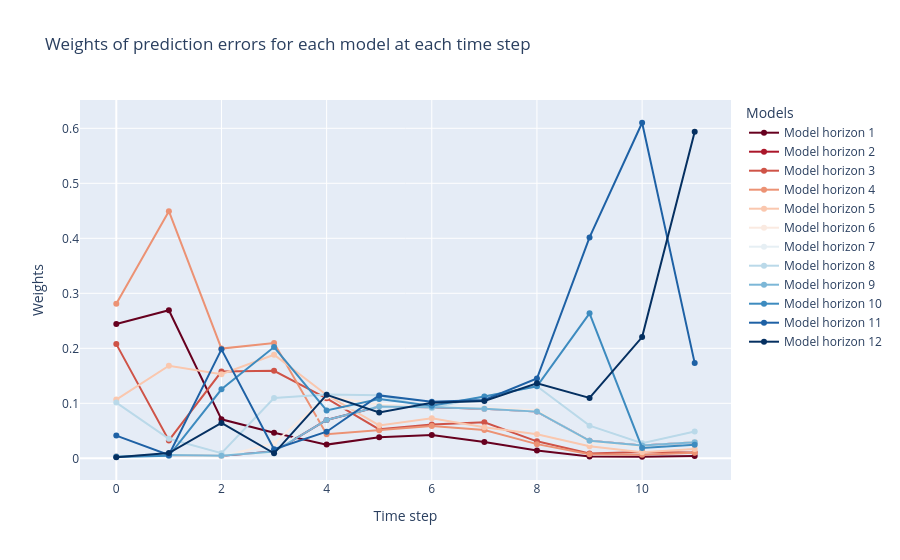

Notebook code cell kept with this figure:
### Code cell
mheme_tcn.visualize_weights(None)

### Figure 1 — Plotly figure (JSON) as saved in the notebook; plotly's stock layout.template omitted (floating-point values rounded to 4 significant figures)
{"data": [{"line": {"color": "rgb(103, 0, 31)", "width": 2}, "mode": "lines+markers", "name": "Model horizon 1", "type": "scatter", "x": [0, 1, 2, 3, 4, 5, 6, 7, 8, 9, 10, 11], "y": [0.2443, 0.2692, 0.0709, 0.04633, 0.02489, 0.03811, 0.04216, 0.02963, 0.01419, 0.003407, 0.003017, 0.004245]}, {"line": {"color": "rgb(171, 22, 42)", "width": 2}, "mode": "lines+markers", "name": "Model horizon 2", "type": "scatter", "x": [0, 1, 2, 3, 4, 5, 6, 7, 8, 9, 10, 11], "y": [0.003434, 0.006077, 0.004841, 0.01237, 0.06963, 0.09411, 0.09302, 0.09017, 0.08487, 0.03176, 0.02312, 0.02914]}, {"line": {"color": "rgb(207, 83, 71)", "width": 2}, "mode": "lines+markers", "name": "Model horizon 3", "type": "scatter", "x": [0, 1, 2, 3, 4, 5, 6, 7, 8, 9, 10, 11], "y": [0.2076, 0.03258, 0.1577, 0.159, 0.1091, 0.05261, 0.06158, 0.06564, 0.03088, 0.008884, 0.01152, 0.01059]}, {"line": {"color": "rgb(236, 146, 116)", "width": 2}, "mode": "lines+markers", "name": "Model horizon 4", "type": "scatter", "x": [0, 1, 2, 3, 4, 5, 6, 7, 8, 9, 10, 11], "y": [0.281, 0.4494, 0.1995, 0.2094, 0.04384, 0.05107, 0.05863, 0.05147, 0.02577, 0.007269, 0.006409, 0.01014]}, {"line": {"color": "rgb(250, 199, 174)", "width": 2}, "mode": "lines+markers", "name": "Model horizon 5", "type": "scatter", "x": [0, 1, 2, 3, 4, 5, 6, 7, 8, 9, 10, 11], "y": [0.1067, 0.1683, 0.1529, 0.1884, 0.1151, 0.05988, 0.07279, 0.05633, 0.04363, 0.0218, 0.01101, 0.01701]}, {"line": {"color": "rgb(250, 234, 225)", "width": 2}, "mode": "lines+markers", "name": "Model horizon 6", "type": "scatter", "x": [0, 1, 2, 3, 4, 5, 6, 7, 8, 9, 10, 11], "y": [0.003468, 0.005157, 0.003508, 0.02702, 0.1125, 0.09741, 0.09326, 0.09143, 0.08738, 0.02921, 0.02191, 0.03026]}, {"line": {"color": "rgb(230, 239, 244)", "width": 2}, "mode": "lines+markers", "name": "Model horizon 7", "type": "scatter", "x": [0, 1, 2, 3, 4, 5, 6, 7, 8, 9, 10, 11], "y": [0.003332, 0.007676, 0.008781, 0.007719, 0.08868, 0.09273, 0.09511, 0.09017, 0.08489, 0.03179, 0.0231, 0.02915]}, {"line": {"color": "rgb(186, 217, 233)", "width": 2}, "mode": "lines+markers", "name": "Model horizon 8", "type": "scatter", "x": [0, 1, 2, 3, 4, 5, 6, 7, 8, 9, 10, 11], "y": [0.1012, 0.03556, 0.009321, 0.1095, 0.1158, 0.1145, 0.09113, 0.1124, 0.1309, 0.05934, 0.02744, 0.04886]}, {"line": {"color": "rgb(124, 183, 215)", "width": 2}, "mode": "lines+markers", "name": "Model horizon 9", "type": "scatter", "x": [0, 1, 2, 3, 4, 5, 6, 7, 8, 9, 10, 11], "y": [0.003434, 0.006077, 0.004841, 0.01237, 0.06963, 0.09411, 0.09302, 0.09017, 0.08487, 0.03176, 0.02312, 0.02914]}, {"line": {"color": "rgb(61, 139, 191)", "width": 2}, "mode": "lines+markers", "name": "Model horizon 10", "type": "scatter", "x": [0, 1, 2, 3, 4, 5, 6, 7, 8, 9, 10, 11], "y": [0.002345, 0.004487, 0.1255, 0.2022, 0.08699, 0.1079, 0.09539, 0.1124, 0.131, 0.2635, 0.0189, 0.02468]}, {"line": {"color": "rgb(30, 97, 165)", "width": 2}, "mode": "lines+markers", "name": "Model horizon 11", "type": "scatter", "x": [0, 1, 2, 3, 4, 5, 6, 7, 8, 9, 10, 11], "y": [0.04124, 0.006048, 0.1981, 0.01656, 0.04836, 0.1143, 0.1028, 0.1061, 0.145, 0.4016, 0.6101, 0.1731]}, {"line": {"color": "rgb(5, 48, 97)", "width": 2}, "mode": "lines+markers", "name": "Model horizon 12", "type": "scatter", "x": [0, 1, 2, 3, 4, 5, 6, 7, 8, 9, 10, 11], "y": [0.001911, 0.009454, 0.0642, 0.009058, 0.1155, 0.08319, 0.1011, 0.1041, 0.1365, 0.1097, 0.2203, 0.5937]}], "layout": {"legend": {"title": {"text": "Models"}}, "title": {"text": "Weights of prediction errors for each model at each time step"}, "xaxis": {"title": {"text": "Time step"}}, "yaxis": {"title": {"text": "Weights"}}}}
